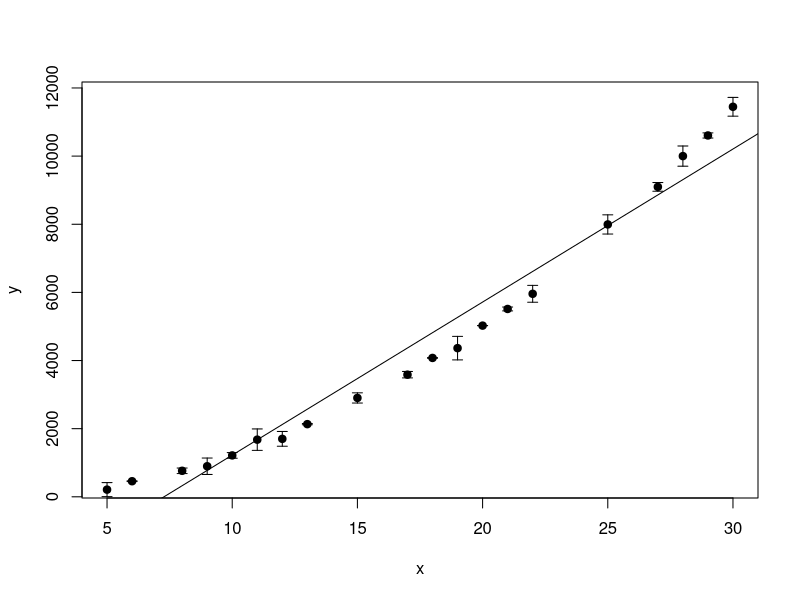
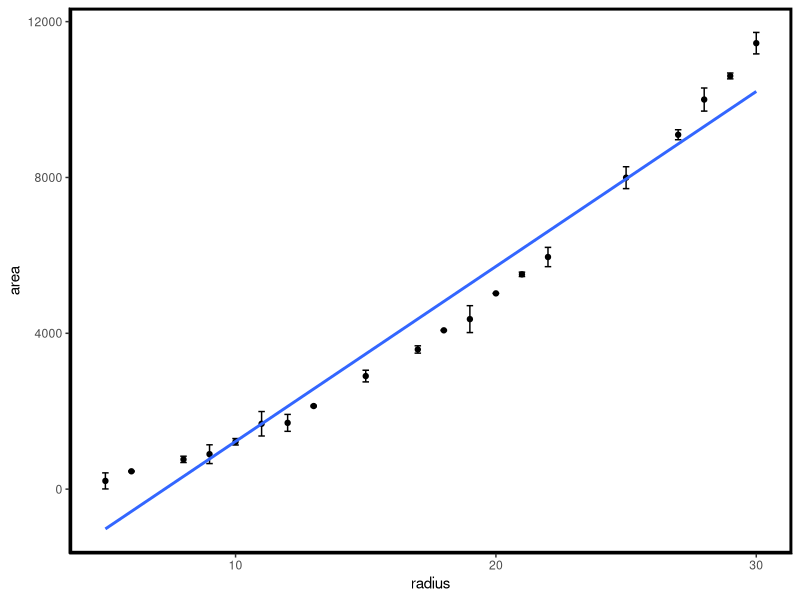
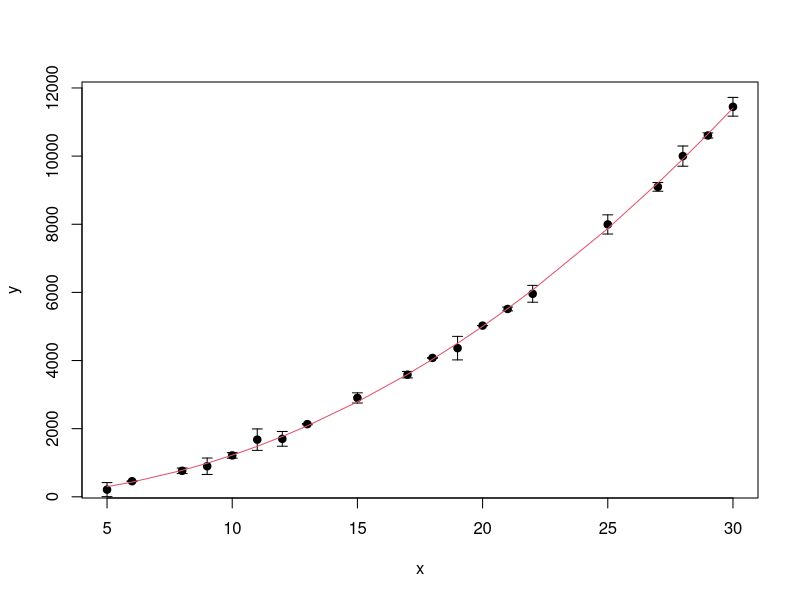

Here is the R script that generated these plots, in order:
setwd('D:/personal/R_tutorials/Regression/data')

figure_data <- read.table('figure_data.csv', sep=",", header=T)

View(figure_data)
#Checking linearity by plotting the data

#Simple plot


plot.with.errorbars <- function(x, y, err, ylim=NULL, ...) {
  if (is.null(ylim))
    ylim <- c(min(y-err), max(y+err))
  plot(x, y, ylim=ylim, pch=19, ...)
  arrows(x, y-err, x, y+err, length=0.05, angle=90, code=3)
}

plot.with.errorbars(figure_data$radius, figure_data$area, figure_data$error)
# plot(area ~ radius, data= figure_data)
# arrows(figure_data$radius, figure_data$radius-figure_data$error, 
#        figure_data$radius, figure_data$radius+figure_data$error, 
#        length=0.05, angle=90, code=3)

abline(lm(area ~ radius, figure_data))

#Using ggplot
library(ggplot2) 

ggplot(data=figure_data, aes(x=radius, y=area))+
  geom_point()+
  geom_errorbar(aes(x=radius, ymin=area-error, ymax=area+error, width=0.25))+
  theme_classic()+
  theme(panel.border = element_rect(colour="black", size=2, fill = NA))+
  geom_smooth(method="lm", se=F)

#The linear trendline added is not passing through all the error bars (not even close to most of them).
#For sure the relationship is not linear. Can we linearize it?

#Let's have a close look at different basic functions to see if there is any relationship that relates to our observations
#Check externally

#It looks like our best bet is an exponential model type.
#Let's perform some non-least square (nls) regression
m<-nls(area~a*radius^n, data=figure_data, trace=T,
       start=c(a=1, n=2))
#get some estimation of goodness of fit
cor(figure_data$area,predict(m))

#plot
#plot(figure_data$radius, figure_data$area)
P <- predict(m)
plot.with.errorbars(figure_data$radius, figure_data$area, figure_data$error)
reorder <- order(figure_data$radius)
lines(figure_data$radius[reorder], P[reorder], col=2)
